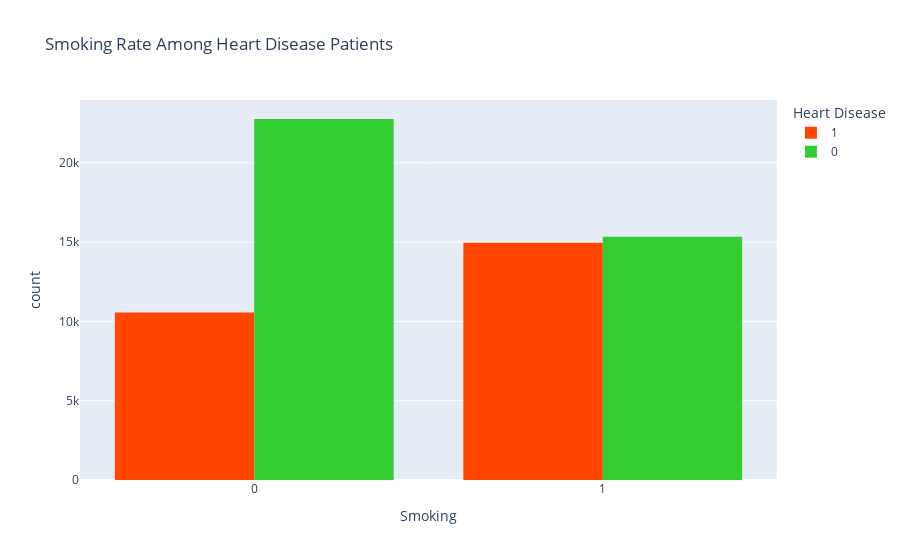

The code cell stored with this chart in its notebook:
### Code cell
fig = px.histogram(full_data, x="Smoking", color="HeartDisease", barmode="group",
                    title="Smoking Rate Among Heart Disease Patients",
                    color_discrete_sequence=["#FF4500", "#32CD32"],
                    labels={"Smoking": "Smoking", "HeartDisease": "Heart Disease"})
fig.show()

### Figure 1 — Plotly figure (JSON) as saved in the notebook; plotly's stock layout.template omitted (floating-point values rounded to 4 significant figures; data arrays with more than 128 entries replaced by an {"elided": "..."} marker saying what was removed)
{"data": [{"alignmentgroup": "True", "bingroup": "x", "hovertemplate": "Heart Disease=1<br>Smoking=%{x}<br>count=%{y}<extra></extra>", "legendgroup": "1", "marker": {"color": "#FF4500", "pattern": {"shape": ""}}, "name": "1", "offsetgroup": "1", "orientation": "v", "showlegend": true, "type": "histogram", "x": {"elided": "25527 int values"}, "xaxis": "x", "yaxis": "y"}, {"alignmentgroup": "True", "bingroup": "x", "hovertemplate": "Heart Disease=0<br>Smoking=%{x}<br>count=%{y}<extra></extra>", "legendgroup": "0", "marker": {"color": "#32CD32", "pattern": {"shape": ""}}, "name": "0", "offsetgroup": "0", "orientation": "v", "showlegend": true, "type": "histogram", "x": {"elided": "38089 int values"}, "xaxis": "x", "yaxis": "y"}], "layout": {"barmode": "group", "legend": {"title": {"text": "Heart Disease"}, "tracegroupgap": 0}, "title": {"text": "Smoking Rate Among Heart Disease Patients"}, "xaxis": {"anchor": "y", "domain": [0, 1], "title": {"text": "Smoking"}}, "yaxis": {"anchor": "x", "domain": [0, 1], "title": {"text": "count"}}}}
